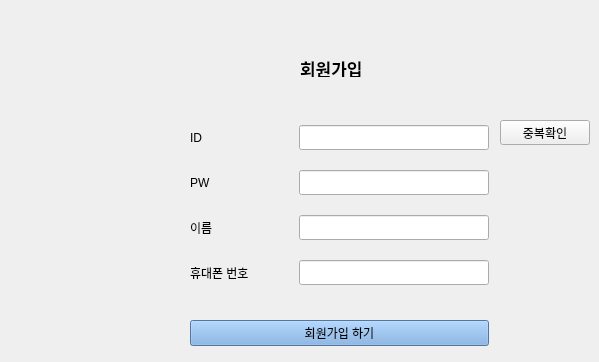
         <widget class="QWidget" name="createAccount_page">
          <widget class="QLabel" name="label_36">
           <property name="geometry">
            <rect>
             <x>300</x>
             <y>60</y>
             <width>67</width>
             <height>17</height>
            </rect>
           </property>
           <property name="font">
            <font>
             <pointsize>13</pointsize>
             <weight>75</weight>
             <bold>true</bold>
            </font>
           </property>
           <property name="text">
            <string>회원가입</string>
           </property>
          </widget>
          <widget class="QPushButton" name="Customer_Gui_btnCheckID">
           <property name="geometry">
            <rect>
             <x>500</x>
             <y>120</y>
             <width>90</width>
             <height>25</height>
            </rect>
           </property>
           <property name="text">
            <string>중복확인</string>
           </property>
          </widget>
          <widget class="QWidget" name="layoutWidget">
           <property name="geometry">
            <rect>
             <x>190</x>
             <y>120</y>
             <width>299</width>
             <height>233</height>
            </rect>
           </property>
           <layout class="QVBoxLayout" name="verticalLayout_77">
            <property name="spacing">
             <number>30</number>
            </property>
            <item>
             <layout class="QVBoxLayout" name="verticalLayout_76">
              <property name="spacing">
               <number>20</number>
              </property>
              <item>
               <layout class="QHBoxLayout" name="horizontalLayout_56">
                <property name="spacing">
                 <number>30</number>
                </property>
                <item>
                 <widget class="QLabel" name="label_37">
                  <property name="text">
                   <string>ID</string>
                  </property>
                 </widget>
                </item>
                <item>
                 <widget class="QLineEdit" name="Customer_Gui_lineSignUpPageID">
                  <property name="minimumSize">
                   <size>
                    <width>190</width>
                    <height>25</height>
                   </size>
                  </property>
                  <property name="maximumSize">
                   <size>
                    <width>190</width>
                    <height>25</height>
                   </size>
                  </property>
                 </widget>
                </item>
               </layout>
              </item>
              <item>
               <layout class="QHBoxLayout" name="horizontalLayout_57">
                <property name="spacing">
                 <number>30</number>
                </property>
                <item>
                 <widget class="QLabel" name="label_39">
                  <property name="text">
                   <string>PW</string>
                  </property>
                 </widget>
                </item>
                <item>
                 <widget class="QLineEdit" name="Customer_Gui_lineSignUpPagePW">
                  <property name="minimumSize">
                   <size>
                    <width>190</width>
                    <height>25</height>
                   </size>
                  </property>
                  <property name="maximumSize">
                   <size>
                    <width>190</width>
                    <height>25</height>
                   </size>
                  </property>
                 </widget>
                </item>
               </layout>
              </item>
              <item>
               <layout class="QHBoxLayout" name="horizontalLayout_58">
                <property name="spacing">
                 <number>30</number>
                </property>
                <item>
                 <widget class="QLabel" name="label_40">
                  <property name="text">
                   <string>이름</string>
                  </property>
                 </widget>
                </item>
                <item>
                 <widget class="QLineEdit" name="Customer_Gui_lineSignUpPageName">
                  <property name="minimumSize">
                   <size>
                    <width>190</width>
                    <height>25</height>
                   </size>
                  </property>
                  <property name="maximumSize">
                   <size>
                    <width>190</width>
                    <height>25</height>
                   </size>
                  </property>
                 </widget>
                </item>
               </layout>
              </item>
              <item>
               <layout class="QHBoxLayout" name="horizontalLayout_59">
                <property name="spacing">
                 <number>30</number>
                </property>
                <item>
                 <widget class="QLabel" name="label_38">
                  <property name="text">
                   <string>휴대폰 번호</string>
                  </property>
                 </widget>
                </item>
                <item>
                 <widget class="QLineEdit" name="Customer_Gui_lineSignUpPagePhoneNumber">
                  <property name="minimumSize">
                   <size>
                    <width>190</width>
                    <height>25</height>
                   </size>
                  </property>
                  <property name="maximumSize">
                   <size>
                    <width>190</width>
                    <height>25</height>
                   </size>
                  </property>
                 </widget>
                </item>
               </layout>
              </item>
             </layout>
            </item>
            <item>
             <widget class="QPushButton" name="Customer_Gui_lineSignUpPageSignUp">
              <property name="styleSheet">
               <string notr="true">background-color:#71a5de;</string>
              </property>
              <property name="text">
               <string>회원가입 하기</string>
              </property>
             </widget>
            </item>
           </layout>
          </widget>
         </widget>
